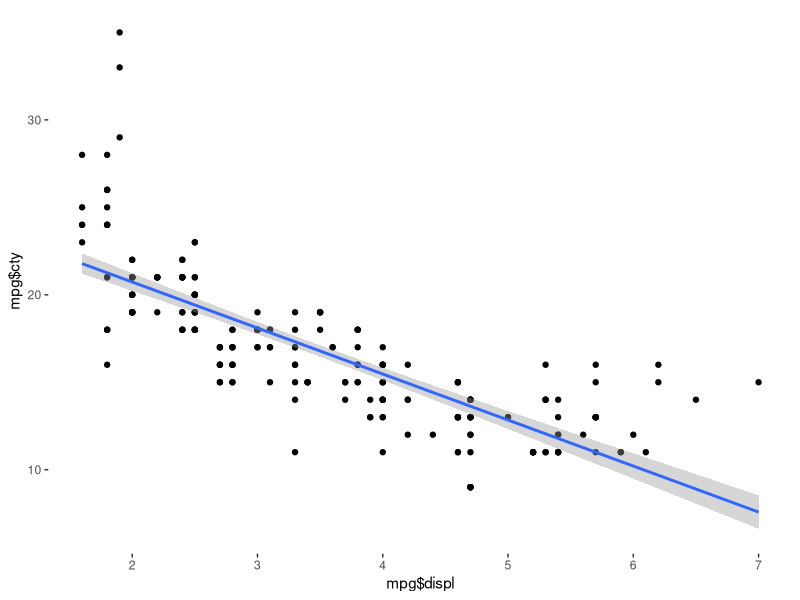
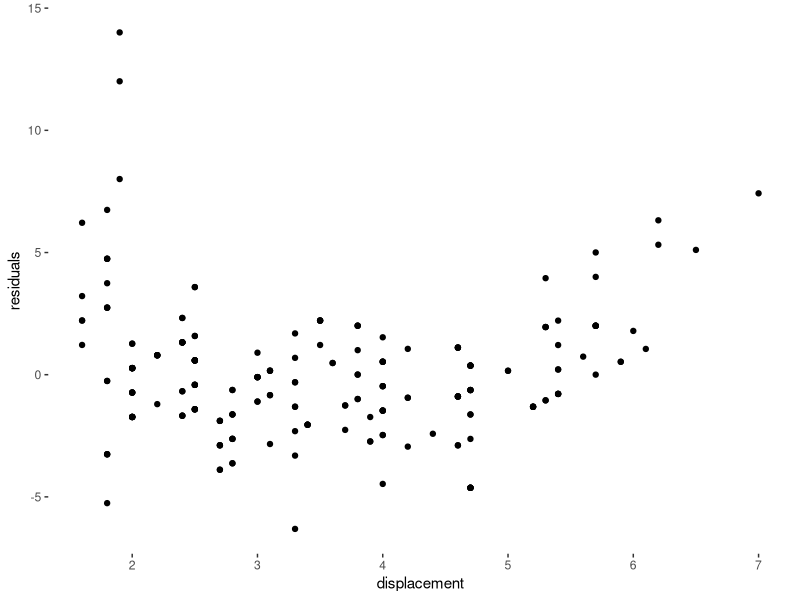
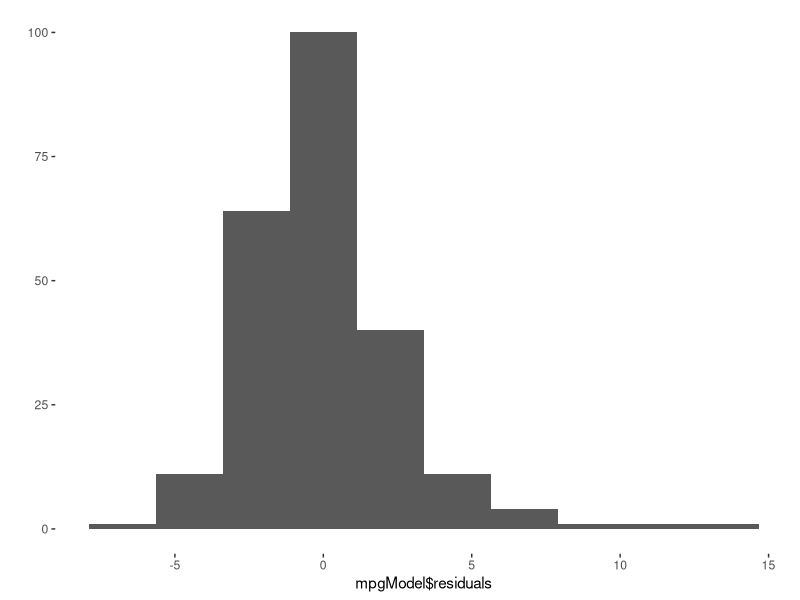

R code for these plots, in order:
## ---- chunk 1

#---------- RSTUDIO STARTER V 2.0  --------------#
#                    -Prepared with care by  AM ;D
                
                                                                          
knitr::opts_chunk$set(echo = TRUE, 
                      message = FALSE, 
                      warning = FALSE)      
library(tidyverse)                
library(ggthemes)                    

theme_set(theme_tufte() +                                     
  theme(text=element_text(family="sans")))  

#------------------------------------------------#
## ---- chunk 2
qplot(mpg$displ, mpg$cty, geom="point")+geom_smooth(method="lm")
## ---- chunk 3
cor(mpg$displ, mpg$cty)
## ---- chunk 4
mpgModel <- lm(mpg$cty ~ mpg$displ)

summary(mpgModel)

## ---- chunk 5

#plot the resids:
qplot(mpg$displ, mpgModel$residuals, geom="point")+xlab("displacement")+
  ylab("residuals")
## ---- chunk 6
qplot(mpgModel$residuals, geom="histogram", bins=10)
## ---- chunk 7
cor.test(mpg$displ, mpg$cty)
